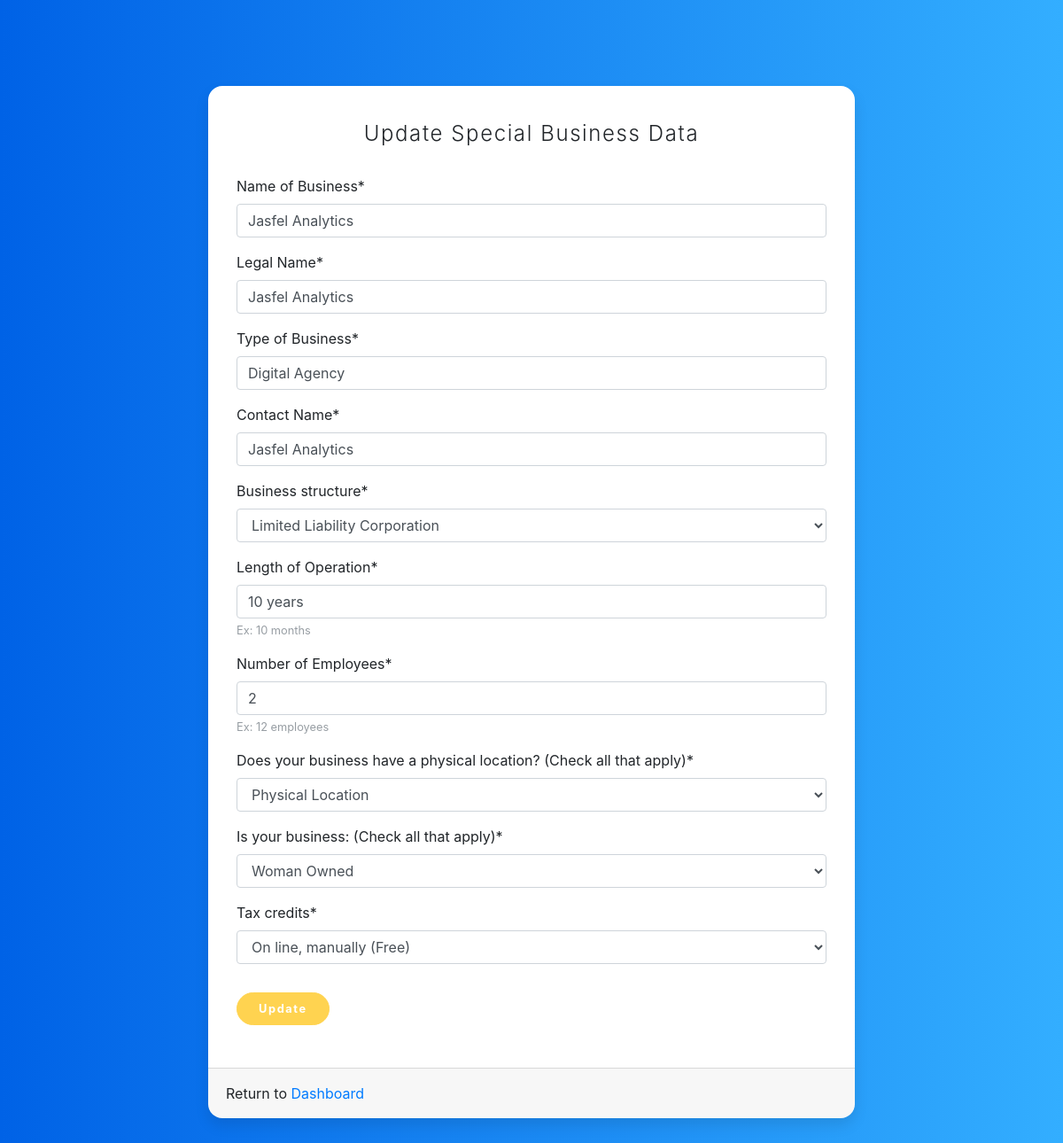
The app's page /special/ (signed in), older data.
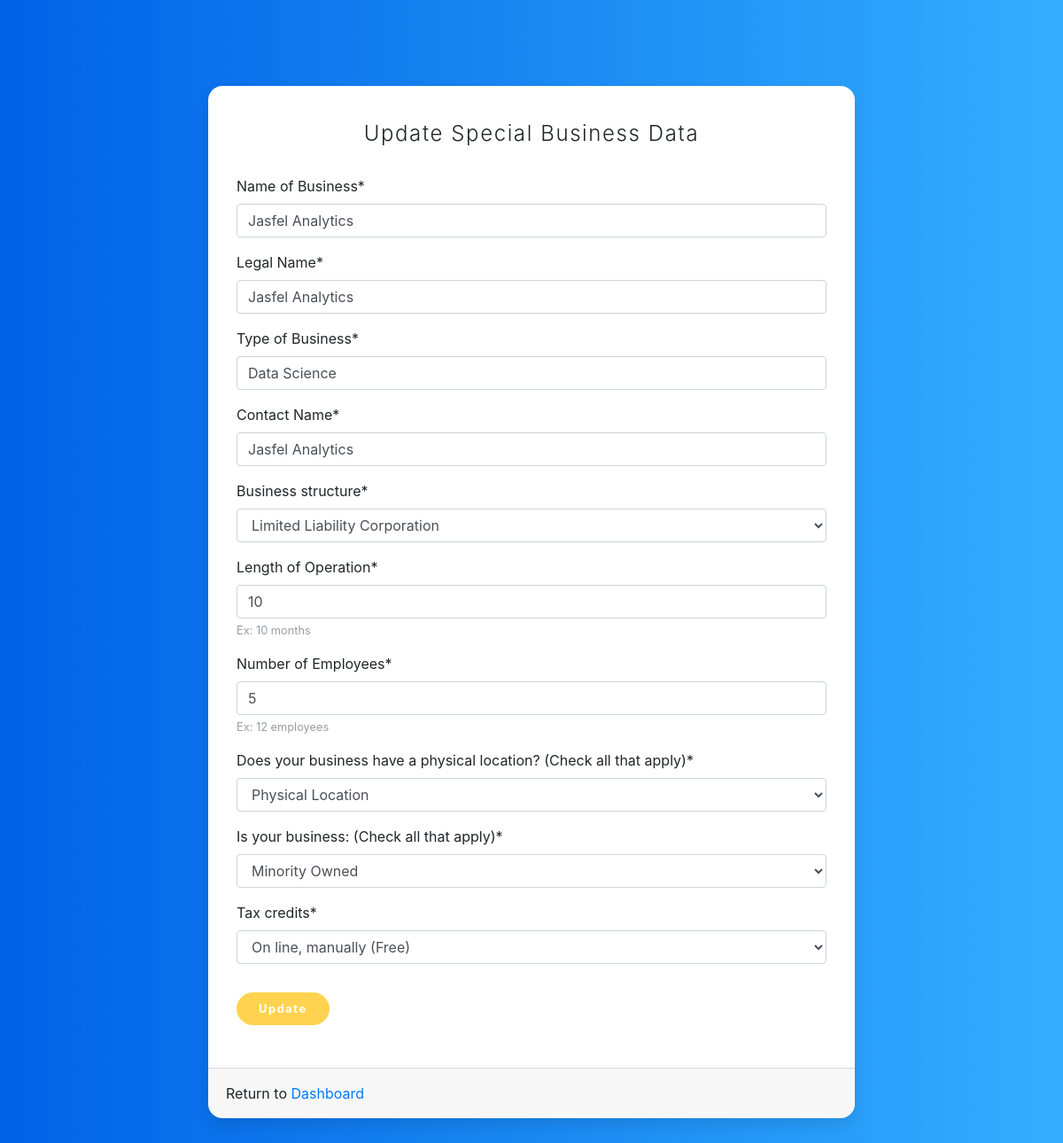
The same page, newer data.
### users/models.py (models this page shows, shortened)
class User(AbstractBaseUser):
    email = models.EmailField(verbose_name="Email Address", max_length=60, unique=True)
    date_joined = models.DateTimeField(verbose_name="Date Joined", auto_now_add=True)
    last_login = models.DateTimeField(verbose_name="Last Login", auto_now_add=True)
    is_admin = models.BooleanField(default=False)
    is_active = models.BooleanField(default=True)
    is_staff = models.BooleanField(default=False)
    is_superuser = models.BooleanField(default=False)
    company_name = models.CharField(max_length=100, unique=False, verbose_name="Name of Business")
    legal_name = models.CharField(max_length=100, unique=False, verbose_name="Legal Name")
    address = models.CharField(max_length=100, unique=False, verbose_name="Address")
    business_type = models.CharField(max_length=100, unique=False, verbose_name="Type of Business")
    contact_name = models.CharField(max_length=100, unique=False, verbose_name="Contact Name")
    phone_number = models.CharField(max_length=12, blank=False, help_text="Contact Phone Number")
    website = models.CharField(max_length=30, unique=False, verbose_name="Website", help_text="Ex: www.example.com")
    bank_name = models.CharField(max_length=100, unique=False, verbose_name="Bank Name", default="", blank=True)
    branch_location = models.CharField(max_length=100, unique=False, verbose_name="Branch Location", default="", blank=True)
    aba_number = models.CharField(max_length=100, unique=False, verbose_name="ABA Number", default="", blank=True)
    account_number = models.CharField(max_length=100, unique=False, verbose_name="Account Number", default="", blank=True)
    banner = models.CharField(verbose_name="Options", max_length=1000, choices=BANNER_CHOICES)
    business_structure = models.CharField(max_length=1000, choices=BUSINESS_STRUCTURE_CHOICES)
    length_of_operation = models.CharField(max_length=100, unique=False, verbose_name="Length of Operation", help_text="Ex: 10 months")
    number_of_employees = models.CharField(max_length=100, unique=False, verbose_name="Number of Employees", help_text="Ex: 12 employees")
    location_type = MultiSelectField(choices=LOCATION_TYPE, unique=False, verbose_name="Does your business have a physical location? (Check all that apply)")
    speical_business = MultiSelectField(choices=SPECIAL_BUSINESS, unique=False, verbose_name="Is your business: (Check all that apply)")
    tax_credits = models.CharField(max_length=1000, choices=TAX_CREDIT_OPTIONS)
    rate = models.CharField(choices=TAX_CREDITS_RATES, max_length=50, verbose_name="Percentage", default='', null=False)
    terms_conditions = models.CharField(choices=TERMS_CONDITIONS, blank=False, verbose_name="Terms & Coniditons", default='Agree', max_length=8)
    approved = models.CharField(choices=APPROVED_OPTIONS, default="NO", verbose_name="Application Approved", max_length=3)
    USERNAME_FIELD = 'email'
    REQUIRED_FIELDS = [
        'company_name','legal_name', 'address', 'business_type', 'contact_name', 'phone_number', 'website',
        'banner',
        'business_structure', 'length_of_operation', 'number_of_employees', 'location_type', 'speical_business',
        'terms_conditions'
    ]
    objects = Manager()

### users/views.py (the view)
# urls.py: path('special/', user_views.special, name='special'),
@login_required
def special(request):
    if request.method == 'POST':
        s_form = SpecialUpdateForm(request.POST, instance=request.user)
        if s_form.is_valid():
            s_form.save()
            messages.success(request, f'Your account has been updated!')
            return redirect('special')
    else:
        s_form = SpecialUpdateForm(instance=request.user)
    context = {
        'form': s_form,
    }
    return render(request, "users/special.html", context)

### users/forms.py
class SpecialUpdateForm(forms.ModelForm):
    class Meta:
        model = User
        fields = [
            'company_name', 'legal_name', 'business_type', 'contact_name',
            'business_structure', 'length_of_operation', 'number_of_employees', 'location_type', 'speical_business',
            'tax_credits',
        ]

### users/templates/users/special.html (shortened to what this page needs)
{% extends "users/base.html" %}
{% load crispy_forms_tags %}
{% block content %}
<section class="pricing py-5">
    <div class="container">
        {% include "users/messages.html" %}
        <div class="row">
            <div class="col-lg-8 col-xl-8 mx-auto">
                <div class="card card-signin my-5">
                    <div class="card-body">
                        <h5 class="card-title text-center">Update Special Business Data</h5>
                        <form method="POST">
                            <fieldset class="form-group">
                                {{ form|crispy }}
                            </fieldset>
                            <div class="form-group">
                                <button class="btn btn-warning rounded-pill px-4 py-2 text-white" type="submit">Update</button>
                            </div>
                        </form>
                    </div>
                    <div class="card-footer py-3">
                        Return to <a href="{% url 'dashboard' %}">Dashboard</a>
                    </div>
                </div>
            </div>
        </div>
    </div>
</section>
{% endblock content %}

Row changes from the older to the newer data that the page shows:
changed User "Jasfel Analytics": business_type "Digital Agency" → "Data Science"; length_of_operation "10 years" → "10"; number_of_employees "2" → "5"; speical_business "Woman Owned" → "Minority Owned"
